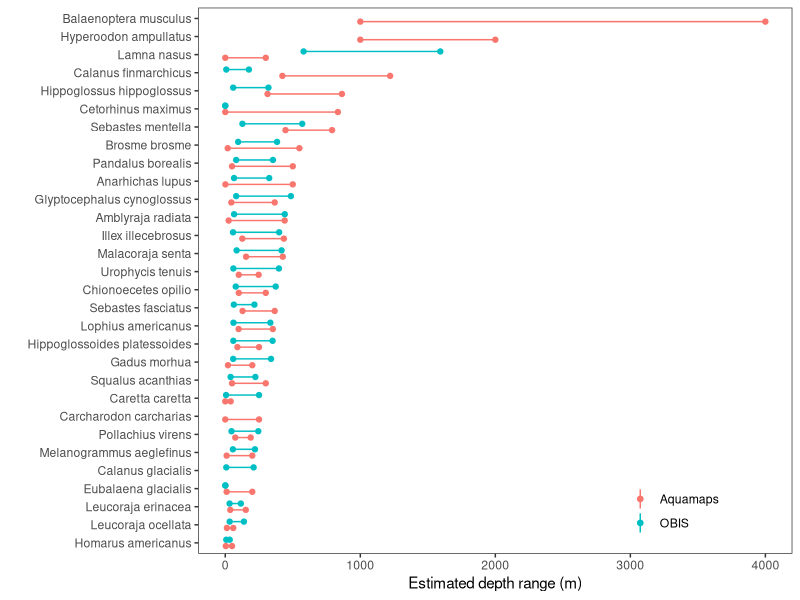

The R script that drew this image: (Note: this script raises an error after producing the figure.)
### Ryan's code to create ggplot of the depth and thermal range comparisons

#load libraries ----
library(ggplot2)
library(dplyr)
library(tidyr)
library(patchwork)

#load data ----
dat <- read.csv("data/species_niche_formatted.csv")

#make depth plot -----

    #Assign the order so that it plots with the species with the deeptest depth first down the the shallowest possible depth among the ranges
    depth_order <- dat%>%
                    filter(var=="depth")%>%
                    group_by(scientific_name)%>%
                    summarise(max=max(upper,na.rm=T))%>% # highest estimated depth among datasets
                    ungroup()%>%
                    arrange(max)%>% # too many here
                    select(scientific_name)
    
    #Subset the data for just depth and order the scientific names (which will be the y axis after cord_flip) to be the order in depth_order
    depth_data <- dat%>%
                  filter(var=="depth")%>%
                  mutate(scientific_name=factor(scientific_name,levels=depth_order$scientific_name))
    
    #construct the plot
    depth_plot <- ggplot(data=depth_data,aes(group=interaction(scientific_name,type),col=type,
                                               y=upper,ymin=lower,ymax=upper,x=scientific_name))+
      geom_linerange(position = position_dodge(0.7))+ #line spanning the range
      geom_point(aes(y=lower),position = position_dodge(0.7))+ #point at the lower point
      geom_point(position = position_dodge(0.7))+ #point at the upper point
      theme_bw()+
      labs(y="Estimated depth range (m)",x="",col="")+
      coord_flip()+ #this will invert the x and y axes. I do this because syntactically it is easier to start with the data ranges on the y axis
      theme(legend.position = c(0.8,0.1),
            panel.grid = element_blank())
    
    #View plot
    depth_plot
  
#Make the temperature plot ------

    #Assign the order so that it plots with the species with the highest temp first down the the lowest possible temp among the ranges
    temp_order <- dat%>%
                  filter(var=="temp")%>%
                  group_by(scientific_name)%>%
                  summarise(max=max(upper,na.rm=T))%>% # highest estimated depth among datasets
                  ungroup()%>%
                  arrange(max)%>% # too many here
                  select(scientific_name)
    
    #Subset the data for just temperature and order the scientific names (which will be the y axis after cord_flip) to be the order in temp_order
    temp_data <- dat%>%
                filter(var=="temp")%>%
                mutate(scientific_name=factor(scientific_name,levels=temp_order$scientific_name))
    
    #construct the plot
    temp_plot <- ggplot(data=temp_data,aes(group=interaction(scientific_name,type),col=type,
                                             y=upper,ymin=lower,ymax=upper,x=scientific_name))+
                  geom_linerange(position = position_dodge(0.7))+
                  geom_point(aes(y=lower),position = position_dodge(0.7))+
                  geom_point(position = position_dodge(0.7))+
                  theme_bw()+
                  labs(y=expression("Estimated temperature range " ( degree*C)),x="",col="")+
                  coord_flip()+
                  theme(legend.position = c(0.8,0.1),
                        panel.grid = element_blank())
    
    #View the plot
    temp_plot()

#Now lets combine the plots together using patchwork. This makes the whole process more simple because the plot order and axis scaling is independant among plots. This also alows you to build on the existing plots
    alt_depth_plot <- depth_plot+
                      scale_y_continuous(position="left")+ #because the original plot is flipped we have to make the plot have a differnet y axis which is flipped in its basis formulation
                      theme(legend.position = c(0.9,0.15))
    
    alt_temp_plot <- temp_plot+theme(legend.position = c(0.9,0.15))
    
    combo_plot <- alt_depth_plot + alt_temp_plot + plot_layout(nrow=2)

## save the plots -----
    ggsave("output/depth_comparison.png",depth_plot,width=6,height=6,units="in",dpi=300)
    ggsave("output/temp_comparison.png",temp_plot,width=6,height=6,units="in",dpi=300)
    ggsave("output/combination_comparison.png",combo_plot,width=8,height=9,units="in",dpi=300)

    #End.
    
    
#### Christine's ggplot code ####
    #note: I like Ryan's better, but showing you anyways 
    #so you get an example of how there are always multiple ways 
      #to do the same thing
    #Also, there are a few peices of code in here that will be good for 
    #you to learn (e.g., black and white colour scale)
df<-read.csv("data/Species list-Shaylyn_reformatted.csv")
head(df) #see reformatting and new column names

require(ggplot2) # can use "library()" or "require()"... both work
require(dplyr)
require(tidyr)
require(patchwork)

#use Ryan's code for ordering -- definitely most effective
depth_order <- df%>%
  filter(var=="depth")%>%
  group_by(sci.name)%>%
  summarise(max=max(upr,na.rm=T))%>% # highest estimated depth among datasets
  ungroup()%>%
  arrange(max)%>% # too many here
  select(sci.name)

#limit data to where depth data exist (only aquamaps and obis), and reorder sci.name by depth
#note square brackets to subset data
df.d <- df[df$source%in%c("aquamaps","obis"),]%>%
  filter(var=="depth")%>%
  mutate(sci.name=factor(sci.name,levels=depth_order$sci.name))

p.depth<-ggplot(data=df.d,aes(group=source,col=source,x=upr,
                xmin=lwr,xmax=upr.depth,y=sci.name))+
  geom_errorbar(aes(xmin=lwr, xmax=upr), width=0.65,
                position=position_dodge(width=0.6))+
  theme_bw()+
  scale_colour_grey(start=0.2, end=0.63)+
  labs(x="Estimated depth range (m)",y="",col="")+
  theme(legend.position = c(0.85,0.2),
        panel.grid = element_blank())

#Ryan's code for ordering again
temp_order <- df%>%
  filter(var=="temp")%>%
  group_by(sci.name)%>%
  summarise(max=max(upr,na.rm=T))%>% # highest estimated depth among datasets
  ungroup()%>%
  arrange(max)%>% # too many here
  select(sci.name)

#limit data to our temps (only aquamaps and shackell), and reorder sci.name by temp
df.t <- df[df$source%in%c("aquamaps","shackell"),]%>%
  filter(var=="temp")%>%
  mutate(sci.name=factor(sci.name,levels=temp_order$sci.name))

p.temp<-ggplot(data=df.t,aes(group=source,col=source,x=upr,
                              xmin=lwr,xmax=upr.depth,y=sci.name))+
  geom_errorbar(aes(xmin=lwr, xmax=upr), width=0.65,
                position=position_dodge(width=0.6))+
  theme_bw()+
  scale_colour_grey(start=0.2, end=0.63)+
  labs(x="Estimated temperature tolerance range ",y="",col="")+
  theme(legend.position = c(0.85,0.2),
        panel.grid = element_blank())

#I have only used grid.arrange in the past, shown here, but Ryan's way 
  #to combine plots using patchwork is better n the long-run
  #(you'll run into fewer issues with lining up y axes when plots get more complicated)
  #but mine works great here and is quite simple
require(gridExtra)
grid.arrange(p.depth,p.temp,ncol=1)

#We could also arrange the y-axes both by depth, so they match
#Then we could merge the two plots side-by-side (i.e., ncol=2 in grid.arrange),
  #so that they are 2 panels of the same figure
#I often do this by clipping the figures together in GIMP

#..and another way to print your plots to a tiff 
  #tiff often a good choice for publications (they usually perfer tiff over jpeg)
  #also note 300dpi is often the preferred resolution for publications
  #168mm is also the maximum width of a figure for publication (full page)
tiff("output/Depth-TempRanges.tiff",width=168,height=168,units="mm",compression="lzw",bg="white", res=300)
grid.arrange(p.depth,p.temp,ncol=1) # note that the original had a '&' in the file name and github won't track the change. I am actually not sure why
dev.off() #apparently tiff won't show up in figures at main page of repository because github doesnt like tiffs, alas, Ill save as jpeg just for GitHub

ggsave("output/storts_range_plot.png",grid.arrange(p.depth,p.temp,ncol=1),width=8,height=9,units="in",dpi=300)

##Final notes: 
##It's often a good idea to stick with black and grey 
  #colour-schemes to avoid the issue of red/green being hard to decipher 
  #for colour-blind people, and because it can be cheaper to publish
  #black and white manuscripts.
##With my code, I usually save the figure and check the legend position
  #sometimes I need to go back and adjust the position since it changes
  #slightly after saving to tiff.
